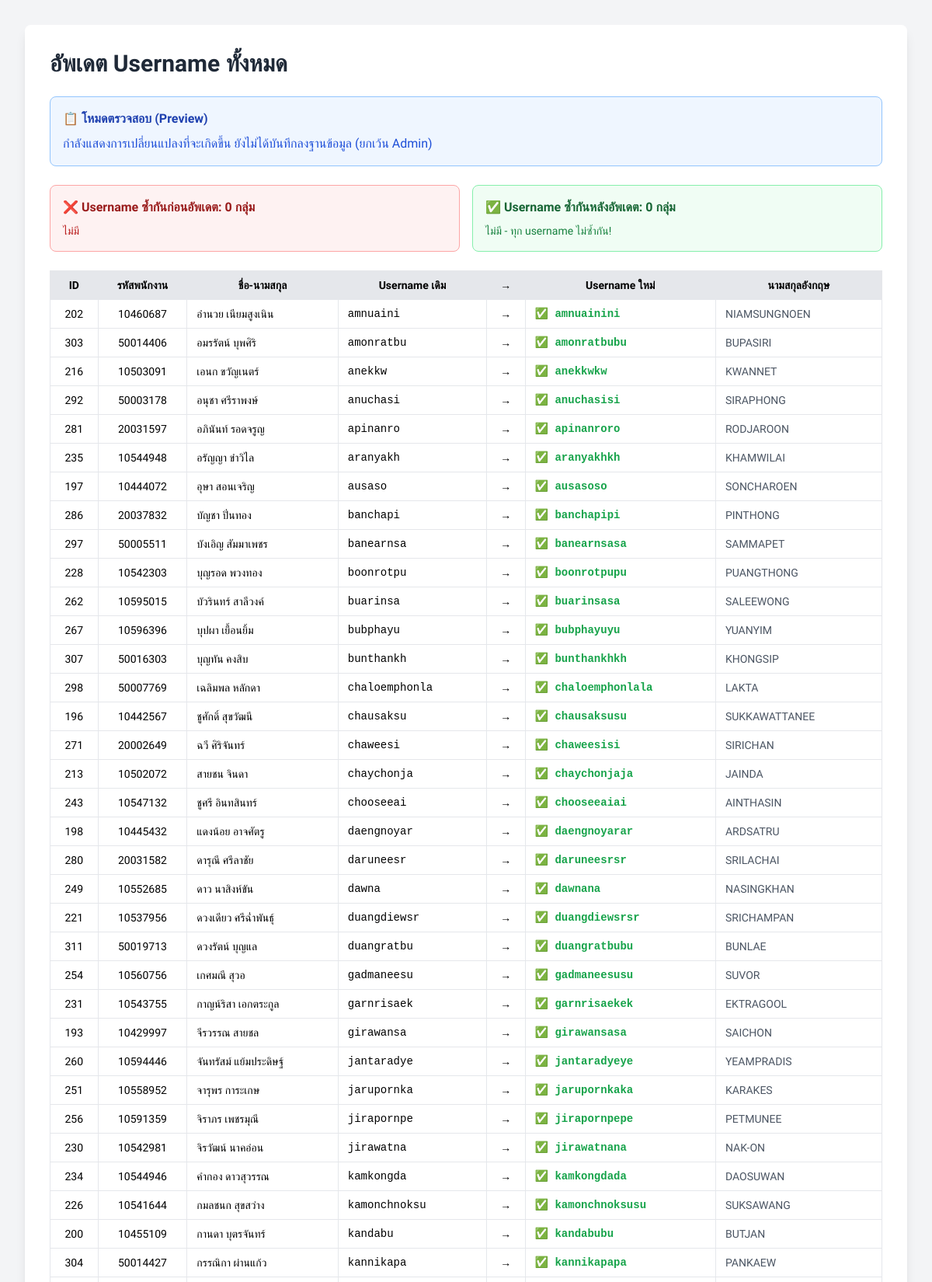
The app's page /unuse/utility/update_usernames.php (upper part) with its own data.
### tables this page shows
CREATE TABLE `users` (
  `id` int NOT NULL AUTO_INCREMENT,
  `username` varchar(50) NOT NULL,
  `password` varchar(255) NOT NULL,
  `first_name` varchar(50) NOT NULL,
  `last_name` varchar(50) NOT NULL,
  `eng_first_name` varchar(50) DEFAULT NULL,
  `eng_last_name` varchar(50) DEFAULT NULL,
  `employee_id` varchar(8) NOT NULL,
  `phone_number` varchar(20) NOT NULL,
  `user_type` enum('admin','officer') NOT NULL DEFAULT 'officer',
  `role_id` int DEFAULT NULL,
  `created_at` timestamp NOT NULL DEFAULT CURRENT_TIMESTAMP,
  PRIMARY KEY (`id`),
  UNIQUE KEY `username` (`username`),
  UNIQUE KEY `employee_id` (`employee_id`),
  KEY `idx_users_username` (`username`),
  KEY `idx_users_employee_id` (`employee_id`),
  KEY `idx_users_role_id` (`role_id`),
  KEY `idx_users_user_type` (`user_type`),
  CONSTRAINT `users_ibfk_1` FOREIGN KEY (`role_id`) REFERENCES `roles` (`id`) ON DELETE SET NULL
);

### unuse/utility/update_usernames.php (the view, shortened to what this page needs)
<?php
require_once 'config.php';
$action = isset($_GET['action']) ? $_GET['action'] : 'preview';
echo '<!DOCTYPE html>';
echo '<html lang="th">';
echo '<head>';
echo '<script src="https://cdn.tailwindcss.com"></script>';
echo '</head>';
echo '<body class="bg-gray-100 p-8">';
echo '<div class="max-w-6xl mx-auto">';
echo '<div class="bg-white rounded-lg shadow-lg p-8">';
echo '<h1 class="text-3xl font-bold text-gray-800 mb-6">อัพเดต Username ทั้งหมด</h1>';
function generateNewUsername($current_username, $eng_last_name)
{
    $suffix = strtolower(substr($eng_last_name, 0, 2));
    return $current_username . $suffix;
}
if ($action == 'preview') {
    echo '<div class="mb-6 bg-blue-50 border border-blue-300 rounded-lg p-4">';
    echo '<h2 class="font-bold text-blue-800 mb-2">📋 โหมดตรวจสอบ (Preview)</h2>';
    echo '<p class="text-blue-700">กำลังแสดงการเปลี่ยนแปลงที่จะเกิดขึ้น ยังไม่ได้บันทึกลงฐานข้อมูล (ยกเว้น Admin)</p>';
    echo '</div>';
    $sql = "SELECT id, username, first_name, last_name, eng_last_name, employee_id, user_type, role_id
            FROM users
            WHERE user_type = 'officer'
            ORDER BY username, employee_id";
    $result = $conn->query($sql);
    if ($result && $result->num_rows > 0) {
        $updates = [];
        $duplicates_before = [];
        $duplicates_after = [];
        while ($row = $result->fetch_assoc()) {
            $old_username = $row['username'];
            $eng_last_name = $row['eng_last_name'] ?? '';
            if (!empty($eng_last_name)) {
                $new_username = generateNewUsername($old_username, $eng_last_name);
            } else {
                $new_username = $old_username . 'xx';
            }
            $updates[] = [
                'id' => $row['id'],
                'old_username' => $old_username,
                'new_username' => $new_username,
                'full_name' => $row['first_name'] . ' ' . $row['last_name'],
                'employee_id' => $row['employee_id'],
                'eng_last_name' => $eng_last_name,
                'user_type' => $row['user_type'],
                'role_id' => $row['role_id']
            ];
        }
        echo '<div class="mb-6 grid grid-cols-2 gap-4">';
        echo '<div class="bg-red-50 border border-red-300 rounded-lg p-4">';
        echo '<h3 class="font-bold text-red-800 mb-2">❌ Username ซ้ำกันก่อนอัพเดต: ' . count($duplicates_before) . ' กลุ่ม</h3>';
        if (count($duplicates_before) > 0) {
            echo '<ul class="text-sm text-red-700 space-y-1">';
            foreach ($duplicates_before as $username => $ids) {
                echo '<li><strong>' . htmlspecialchars($username) . '</strong>: ' . count($ids) + 1 . ' คน</li>';
            }
            echo '</ul>';
        } else {
            echo '<p class="text-sm text-red-700">ไม่มี</p>';
        }
        echo '</div>';
        echo '<div class="bg-green-50 border border-green-300 rounded-lg p-4">';
        echo '<h3 class="font-bold text-green-800 mb-2">✅ Username ซ้ำกันหลังอัพเดต: ' . count($duplicates_after) . ' กลุ่ม</h3>';
        if (count($duplicates_after) > 0) {
            echo '<ul class="text-sm text-orange-700 space-y-1">';
            foreach ($duplicates_after as $username => $ids) {
                echo '<li><strong>' . htmlspecialchars($username) . '</strong>: ' . count($ids) + 1 . ' คน (⚠️ ยังซ้ำ!)</li>';
            }
            echo '</ul>';
        } else {
            echo '<p class="text-sm text-green-700">ไม่มี - ทุก username ไม่ซ้ำกัน!</p>';
        }
        echo '</div>';
        echo '</div>';
        echo '<div class="overflow-x-auto mb-6">';
        echo '<table class="min-w-full bg-white border border-gray-300 text-sm">';
        echo '<thead class="bg-gray-200">';
        echo '<tr>';
        echo '<th class="px-3 py-2 border">ID</th>';
        echo '<th class="px-3 py-2 border">รหัสพนักงาน</th>';
        echo '<th class="px-3 py-2 border">ชื่อ-นามสกุล</th>';
        echo '<th class="px-3 py-2 border">Username เดิม</th>';
        echo '<th class="px-3 py-2 border">→</th>';
        echo '<th class="px-3 py-2 border">Username ใหม่</th>';
        echo '<th class="px-3 py-2 border">นามสกุลอังกฤษ</th>';
        echo '</tr>';
        echo '</thead>';
        echo '<tbody>';
        foreach ($updates as $update) {
            $is_duplicate_before = isset($duplicates_before[$update['old_username']]);
            $is_duplicate_after = isset($duplicates_after[$update['new_username']]);
            $row_class = $is_duplicate_before ? 'bg-red-50' : '';
            echo '<tr class="' . $row_class . '">';
            echo '<td class="px-3 py-2 border text-center">' . $update['id'] . '</td>';
            echo '<td class="px-3 py-2 border text-center">' . htmlspecialchars($update['employee_id']) . '</td>';
            echo '<td class="px-3 py-2 border">' . htmlspecialchars($update['full_name']) . '</td>';
            echo '<td class="px-3 py-2 border font-mono">';
            echo htmlspecialchars($update['old_username']);
            echo '</td>';
            echo '<td class="px-3 py-2 border text-center">→</td>';
            echo '<td class="px-3 py-2 border font-mono font-bold">';
            if ($is_duplicate_after)
                echo '<span class="text-orange-600">⚠️ ';
            else
                echo '<span class="text-green-600">✅ ';
            echo htmlspecialchars($update['new_username']);
            echo '</span></td>';
            echo '<td class="px-3 py-2 border text-gray-600">' . htmlspecialchars($update['eng_last_name']) . '</td>';
            echo '</tr>';
        }
        echo '</tbody>';
        echo '</table>';
        echo '</div>';
    } else {
        echo '<p class="text-gray-600">ไม่พบข้อมูลผู้ใช้</p>';
    }
}
echo '</div>';
echo '</div>';
echo '</body>';
echo '</html>';
?>

### unuse/utility/update_usernames.php (style rules this page uses)
body { font-family: "Sarabun", sans-serif; }

### records on screen
users: id "202", employee "10460687", full_name "อำนวย เนียมสูงเนิน", username "amnuaini", new_username "amnuainini", eng_last_name "NIAMSUNGNOEN"
users: id "303", employee "50014406", full_name "อมรรัตน์ บุพศิริ", username "amonratbu", new_username "amonratbubu", eng_last_name "BUPASIRI"
users: id "216", employee "10503091", full_name "เอนก ขวัญเนตร์", username "anekkw", new_username "anekkwkw", eng_last_name "KWANNET"
users: id "292", employee "50003178", full_name "อนุชา ศรีราพงษ์", username "anuchasi", new_username "anuchasisi", eng_last_name "SIRAPHONG"
users: id "281", employee "20031597", full_name "อภินันท์ รอดจรูญ", username "apinanro", new_username "apinanroro", eng_last_name "RODJAROON"
users: id "235", employee "10544948", full_name "อรัญญา ขำวิไล", username "aranyakh", new_username "aranyakhkh", eng_last_name "KHAMWILAI"
users: id "197", employee "10444072", full_name "อุษา สอนเจริญ", username "ausaso", new_username "ausasoso", eng_last_name "SONCHAROEN"
users: id "286", employee "20037832", full_name "บัญชา ปิ่นทอง", username "banchapi", new_username "banchapipi", eng_last_name "PINTHONG"
users: id "297", employee "50005511", full_name "บังเอิญ สัมมาเพชร", username "banearnsa", new_username "banearnsasa", eng_last_name "SAMMAPET"
users: id "228", employee "10542303", full_name "บุญรอด พวงทอง", username "boonrotpu", new_username "boonrotpupu", eng_last_name "PUANGTHONG"
users: id "262", employee "10595015", full_name "บัวรินทร์ สาลีวงค์", username "buarinsa", new_username "buarinsasa", eng_last_name "SALEEWONG"
users: id "267", employee "10596396", full_name "บุปผา เยื้อนยิ้ม", username "bubphayu", new_username "bubphayuyu", eng_last_name "YUANYIM"
users: id "307", employee "50016303", full_name "บุญทัน คงสิบ", username "bunthankh", new_username "bunthankhkh", eng_last_name "KHONGSIP"
users: id "298", employee "50007769", full_name "เฉลิมพล หลักดา", username "chaloemphonla", new_username "chaloemphonlala", eng_last_name "LAKTA"
users: id "196", employee "10442567", full_name "ชูศักดิ์ สุขวัฒนี", username "chausaksu", new_username "chausaksusu", eng_last_name "SUKKAWATTANEE"
users: id "271", employee "20002649", full_name "ฉวี ศิริจันทร์", username "chaweesi", new_username "chaweesisi", eng_last_name "SIRICHAN"
users: id "213", employee "10502072", full_name "สายชน จินดา", username "chaychonja", new_username "chaychonjaja", eng_last_name "JAINDA"
users: id "243", employee "10547132", full_name "ชูศรี อินทสินทร์", username "chooseeai", new_username "chooseeaiai", eng_last_name "AINTHASIN"
users: id "198", employee "10445432", full_name "แดงน้อย อาจศัตรู", username "daengnoyar", new_username "daengnoyarar", eng_last_name "ARDSATRU"
users: id "280", employee "20031582", full_name "ดารุณี ศรีลาชัย", username "daruneesr", new_username "daruneesrsr", eng_last_name "SRILACHAI"
users: id "249", employee "10552685", full_name "ดาว นาสิงห์ขัน", username "dawna", new_username "dawnana", eng_last_name "NASINGKHAN"
users: id "221", employee "10537956", full_name "ดวงเดียว ศรีฉ่ำพันธุ์", username "duangdiewsr", new_username "duangdiewsrsr", eng_last_name "SRICHAMPAN"
users: id "311", employee "50019713", full_name "ดวงรัตน์ บุญแล", username "duangratbu", new_username "duangratbubu", eng_last_name "BUNLAE"
users: id "254", employee "10560756", full_name "เกศมณี สุวอ", username "gadmaneesu", new_username "gadmaneesusu", eng_last_name "SUVOR"
users: id "231", employee "10543755", full_name "กาญน์ริสา เอกตระกูล", username "garnrisaek", new_username "garnrisaekek", eng_last_name "EKTRAGOOL"
users: id "193", employee "10429997", full_name "จีรวรรณ สายชล", username "girawansa", new_username "girawansasa", eng_last_name "SAICHON"
users: id "260", employee "10594446", full_name "จันทรัสม์ แย้มประดิษฐ์", username "jantaradye", new_username "jantaradyeye", eng_last_name "YEAMPRADIS"
users: id "251", employee "10558952", full_name "จารุพร การะเกษ", username "jarupornka", new_username "jarupornkaka", eng_last_name "KARAKES"
users: id "256", employee "10591359", full_name "จิราภร เพชรมุณี", username "jirapornpe", new_username "jirapornpepe", eng_last_name "PETMUNEE"
users: id "230", employee "10542981", full_name "จิรวัฒน์ นาคอ่อน", username "jirawatna", new_username "jirawatnana", eng_last_name "NAK-ON"
users: id "234", employee "10544946", full_name "คำกอง ดาวสุวรรณ", username "kamkongda", new_username "kamkongdada", eng_last_name "DAOSUWAN"
users: id "226", employee "10541644", full_name "กมลชนก สุขสว่าง", username "kamonchnoksu", new_username "kamonchnoksusu", eng_last_name "SUKSAWANG"
users: id "200", employee "10455109", full_name "กานดา บุตรจันทร์", username "kandabu", new_username "kandabubu", eng_last_name "BUTJAN"
users: id "304", employee "50014427", full_name "กรรณิกา ผ่านแก้ว", username "kannikapa", new_username "kannikapapa", eng_last_name "PANKAEW"

### other values on screen
count($duplicates_before) "0"
count($duplicates_after) "0"
